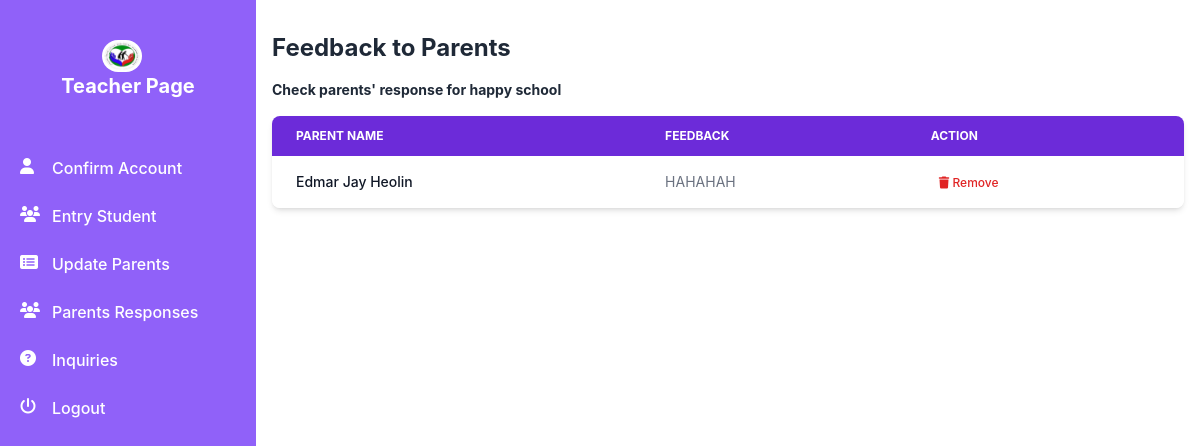
The app's page /responses, older data.
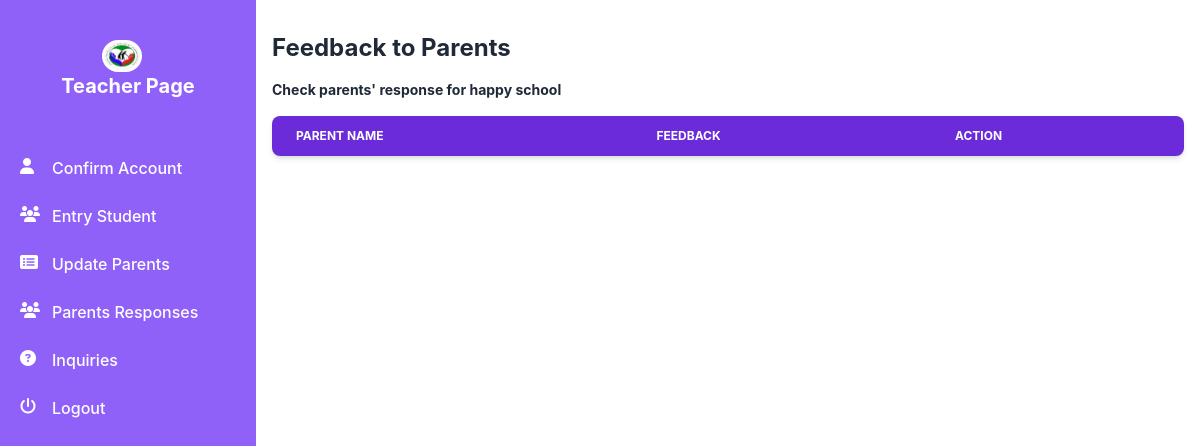
The same page, newer data.
### users/models.py (models this page shows)
class ResponseNotes(models.Model):
    sender = models.ForeignKey(User, on_delete=models.CASCADE)
    notes = models.TextField()
    date_submitted = models.DateTimeField()

### users/views.py (the view)
# urls.py: path('responses', views.responses, name='responses'),
def responses(request):
    notes = ResponseNotes.objects.all().order_by('-id')
    context = {
        'notes': notes,
    }
    return render(request, 'main/responses.html', context)

### users/templates/main/responses.html (shortened to what this page needs)
{% load static tailwind_tags %}<!DOCTYPE html>
<html lang="en">
	<head>
		{% tailwind_css %}
		<link
			href="https://cdnjs.cloudflare.com/ajax/libs/flowbite/2.3.0/flowbite.min.css"
			rel="stylesheet" />
		<link
			rel="stylesheet"
			href="https://cdnjs.cloudflare.com/ajax/libs/font-awesome/6.5.2/css/all.min.css"
 />
	</head>
	<body>
		{% include 'includes/adminSidebar.html' %}
		<div class="p-4 sm:ml-64">
			<p class="text-gray-800 mt-4 mb-4 font-bold text-2xl">Feedback to Parents</p>
			<p class="text-gray-800 mt-2 mb-4 font-bold text-sm">
				Check parents' response for happy school
			</p>
			<div class="relative overflow-x-auto shadow-md sm:rounded-lg">
				<table class="w-full text-sm text-left rtl:text-right text-gray-500">
					<thead class="text-xs text-white uppercase bg-purple-700">
						<tr>
							<th
								scope="col"
								class="px-6 py-3">
								Parent Name
							</th>
							<th
								scope="col"
								class="px-6 py-3">
								Feedback
							</th>
							<th
								scope="col"
								class="px-6 py-3">
								Action
							</th>
						</tr>
					</thead>
					<tbody>
						{% for list in notes %}
						<tr class="bg-white even:bg-purple-200">
							<td
								scope="row"
								class="px-6 py-4 font-medium text-gray-900 whitespace-nowrap">
								{{list.sender.first_name}}
							</td>
							<td class="px-6 py-4">{{list.notes}}</td>
							<td class="px-6 py-4">
								<a
									href="{% url 'deleteResponse' list.id %}"
									class="font-medium text-xs text-red-600 hover:underline mx-2">
									<i
										class="fa fa-trash"
										aria-hidden="true"></i>
									Remove
								</a>
							</td>
						</tr>
						{% endfor %}
					</tbody>
				</table>
			</div>
		</div>
	</body>
</html>

Row changes from the older to the newer data that the page shows:
removed ResponseNotes: sender.first_name "Edmar Jay Heolin", notes "HAHAHAH"
